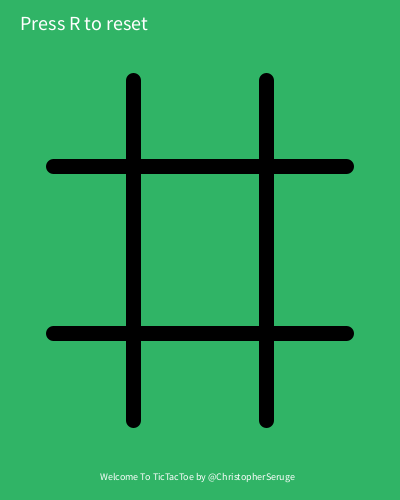
Frame 1 (no input)
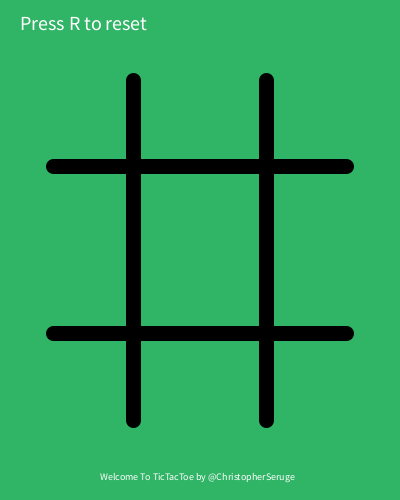
Frame 60 (the mouse pressed at the canvas centre just before this capture)
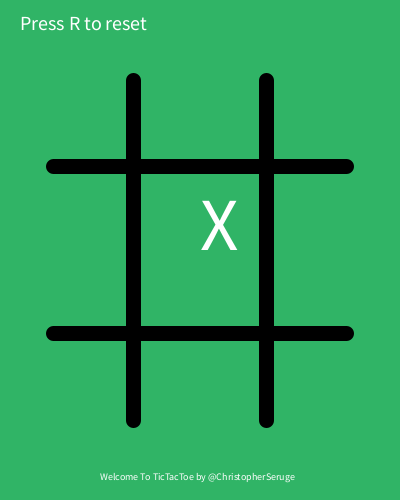
Frame 120 (the mouse held since frame 60 and released just before this capture)

The Processing sketch that drew these frames (run headless with seeded random() and noise(); from frame 60 on, the mouse is pressed at the canvas centre):

// Processing sketch: processing_149473
// ── processing_149473.pde

void setup() {
  size(400, 500);
  createListPts();
}
boolean isX = true;
int currLetter; // 1 = 'x'   2 = O  0 = empty
void draw() {
  if(isX) println("It's X turn");
  else println("It's O turn");
  println("");
  println("");
  println("");
  println("");
  background(48, 180, 102);
  board();
  //Flips whos turn it is
  if (isX) {
    textSize(75);
    text("X", mouseX, mouseY);
    currLetter = 1;
  }
  else { 
    textSize(75);
    text("O", mouseX, mouseY);
    currLetter =2;
  }

  int nextX =0;
  int nextY =0;
  for (int r=0;r<3;r++) {
    for (int c=0;c<3;c++) {
      if (square[r][c] == 0) {  
        text("", (int)xPts.get(nextY), (int)yPts.get(nextX));
        nextX++;
        nextY++;
      }
      if (square[r][c] == 1) {
        text("X", (int)xPts.get(nextY), (int)yPts.get(nextX));
        nextX++;
        nextY++;
      }
      if ( square[r][c] == 2) {
        text("O", (int)xPts.get(nextY), (int)yPts.get(nextX));
        nextX++;
        nextY++;
      }
    }
  }
  if ( xWon()) {
    background(223,74,208);
    textSize(20);
    text("X Won that game!", 100, 100);
    text("Maybe next time O.....", 110, 150);
    text("X won YAYAYYAYAY!", random(3*width/4), random(3*height/4));
    p1Score++;
  }

  if (oWon()) {
    background(12,225,240);
    textSize(20);
    text("O Won that game!", 100, 100);
    text("Maybe next time X.....", 100, 150);
    text("O won YAYAYYAYAY!", random(3*width/4), random(3*height/4));
    noWinner();
  }
  }

int[][] square = new int[3][3];  

int getRow() {
  if (mouseY <height/3)return 0;
  else if (mouseY >height/3 && mouseY < 2*height/3) return 1;
  else return 2;
}
int getCol() {
  if (mouseX < width/3) return 0;
  else if (mouseX > width/3 && mouseX< 2*width/3) return 1;
  else return 2;
}



void mouseClicked() {
  //println(getRow()+":"+getCol());
  //convert();

  if (square[getRow()][getCol()] == 0) {
    square[getRow()][getCol()] = currLetter;
    //println(currLetter);
    if (isX) {
      isX = false;
    }
    else {
      isX=true;
    }
  }
}

ArrayList<Integer> xPts = new ArrayList<Integer>();
ArrayList<Integer> yPts = new ArrayList<Integer>();
void createListPts() {
  xPts.add(62);
  xPts.add(173);
  xPts.add(290);
  xPts.add(58);
  xPts.add(179);
  xPts.add(286);
  xPts.add(63);
  xPts.add(168);
  xPts.add(294);
  //Y POiNTS BELOW
  yPts.add(142);
  yPts.add(142);
  yPts.add(142);
  yPts.add(280);
  yPts.add(280);
  yPts.add(280);
  yPts.add(410);
  yPts.add(410);
  yPts.add(410);
}

int gap =80;
// prints out the board of the game
void board() {
  textSize(20);
  text("Press R to reset", 20, 30);
  //text("Press D for draw", 200, 30);
  textSize(10);
  text("Welcome To TicTacToe by @ChristopherSeruge", (width/2)-100, 480);
  strokeWeight(15);
  //Vertical Lines  (left then right )
  line(width/3, gap, width/3, height-gap);
  line(2* width/3, gap, 2*width/3, height-gap);
  //Horizontal Lines (Top then bottom)
  line((width/3)-gap, height/3, (2*width/3)+gap, height/3);
  line((width/3)-gap, 2*height/3, (2*width/3)+gap, 2*height/3);
}

int p1Score=0;
int p2Score=0;

boolean oWon() {
  //if(square[0][0]!=0 && square[1][1]!=0 && square[2][2]!=0){
  if (2 ==square[0][0] && 2 == square[0][1]&& 2 == square[0][2]) {
    return true;
  }
  else if (2 == square[1][0] && 2 == square[1][1] && 2== square[1][2]) {
    return true;
  }
  else if (2 == square[2][0] && 2 == square[2][1] && 2== square[2][2]) {
    return true;
  }
  else if (2 ==square[0][0] && 2 == square[1][0] && 2== square[2][0]) {
    return true;
  }
  else if (2 == square[0][1] && 2 == square[1][1] && 2== square[2][1]) {
    return true;
  }
  else if (2 == square[0][2] && 2 == square[1][2] &&  2== square[2][2]) {
    return true;
  }
  else if (2 == square[2][0] && 2 == square[1][1] && 2== square[0][2]) {
    return true;
  }
  else if (2 == square[0][0] && 2 == square[1][1] && 2== square[2][2]) {
    return true;
  }
  return false;
}
boolean xWon() {
  //if(square[0][0]!=0 && square[1][1]!=0 && square[2][2]!=0){
  if (1 ==square[0][0] && 1 == square[0][1]&& 1 == square[0][2]) {
    return true;
  }
  else if (1 == square[1][0] && 1 == square[1][1] && 1== square[1][2]) {
    return true;
  }
  else if (1 == square[2][0] && 1 == square[2][1] && 1== square[2][2]) {
    return true;
  }
  else if (1 ==square[0][0] && 1 == square[1][0] && 1== square[2][0]) {
    return true;
  }
  else if (1 == square[0][1] && 1 == square[1][1] && 1== square[2][1]) {
    return true;
  }
  else if (1 == square[0][2] && 1 == square[1][2] &&  1== square[2][2]) {
    return true;
  }
  else if (1 == square[2][0] && 1 == square[1][1] && 1== square[0][2]) {
    return true;
  }
  else if (1 == square[0][0] && 1 == square[1][1] && 1== square[2][2]) {
    return true;
  }
  return false;
}
int occupied =0;
void noWinner() {  
  for (int a =0; a<square.length; a++) {
    for (int i =0; i<square.length; i++) {
      if ((square[a][i] == 1 || square[a][i] ==2) && !xWon() && !oWon()) {
        background(0);
        textSize(25);
        text("NO WINNER :(", 120, 200);
      }
    }
  }
}

void keyPressed(){
  isX =true;
  if( key == 114){
    background(48, 180, 102);
    board();
  //Flips whos turn it is
  if (isX) {
    textSize(75);
    text("X", mouseX, mouseY);
    currLetter = 1;
  } else { 
    textSize(75);
    text("O", mouseX, mouseY);
    currLetter =2;
  }
  for(int r=0; r<3; r++){
    for(int c=0; c<3;c++){
      square[r][c] =0;
    }
  }
    p1Score=0;p2Score=0;
    draw();
  }
}
  
 
